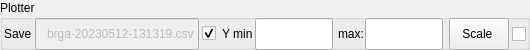
       <widget class="QGroupBox" name="groupBox_3">
        <property name="sizePolicy">
         <sizepolicy hsizetype="Fixed" vsizetype="Fixed">
          <horstretch>0</horstretch>
          <verstretch>0</verstretch>
         </sizepolicy>
        </property>
        <property name="minimumSize">
         <size>
          <width>530</width>
          <height>50</height>
         </size>
        </property>
        <property name="maximumSize">
         <size>
          <width>530</width>
          <height>50</height>
         </size>
        </property>
        <property name="styleSheet">
         <string notr="true">border-top-color: qlineargradient(spread:pad, x1:0, y1:0, x2:1, y2:0, stop:0 rgba(0, 0, 0, 255), stop:1 rgba(255, 255, 255, 255));</string>
        </property>
        <property name="title">
         <string>Plotter</string>
        </property>
        <property name="flat">
         <bool>true</bool>
        </property>
        <widget class="QLabel" name="labelSaveTo">
         <property name="geometry">
          <rect>
           <x>4</x>
           <y>23</y>
           <width>30</width>
           <height>21</height>
          </rect>
         </property>
         <property name="sizePolicy">
          <sizepolicy hsizetype="Fixed" vsizetype="Fixed">
           <horstretch>0</horstretch>
           <verstretch>0</verstretch>
          </sizepolicy>
         </property>
         <property name="minimumSize">
          <size>
           <width>30</width>
           <height>21</height>
          </size>
         </property>
         <property name="maximumSize">
          <size>
           <width>35</width>
           <height>21</height>
          </size>
         </property>
         <property name="text">
          <string>Save</string>
         </property>
        </widget>
        <widget class="QLineEdit" name="lineEditFileDataSave">
         <property name="enabled">
          <bool>false</bool>
         </property>
         <property name="geometry">
          <rect>
           <x>35</x>
           <y>18</y>
           <width>164</width>
           <height>32</height>
          </rect>
         </property>
         <property name="minimumSize">
          <size>
           <width>164</width>
           <height>32</height>
          </size>
         </property>
         <property name="maximumSize">
          <size>
           <width>164</width>
           <height>32</height>
          </size>
         </property>
         <property name="toolTip">
          <string>Data save file</string>
         </property>
         <property name="statusTip">
          <string>Data save to file</string>
         </property>
         <property name="text">
          <string>brga-20230512-131319.csv</string>
         </property>
         <property name="alignment">
          <set>Qt::AlignRight|Qt::AlignTrailing|Qt::AlignVCenter</set>
         </property>
        </widget>
        <widget class="QLabel" name="labelScaleY">
         <property name="geometry">
          <rect>
           <x>222</x>
           <y>23</y>
           <width>30</width>
           <height>21</height>
          </rect>
         </property>
         <property name="minimumSize">
          <size>
           <width>30</width>
           <height>21</height>
          </size>
         </property>
         <property name="maximumSize">
          <size>
           <width>30</width>
           <height>21</height>
          </size>
         </property>
         <property name="text">
          <string>Y min:</string>
         </property>
        </widget>
        <widget class="QLineEdit" name="lineEditAxYMin">
         <property name="enabled">
          <bool>true</bool>
         </property>
         <property name="geometry">
          <rect>
           <x>255</x>
           <y>18</y>
           <width>78</width>
           <height>32</height>
          </rect>
         </property>
         <property name="sizePolicy">
          <sizepolicy hsizetype="Fixed" vsizetype="Fixed">
           <horstretch>0</horstretch>
           <verstretch>0</verstretch>
          </sizepolicy>
         </property>
         <property name="minimumSize">
          <size>
           <width>78</width>
           <height>32</height>
          </size>
         </property>
         <property name="maximumSize">
          <size>
           <width>78</width>
           <height>32</height>
          </size>
         </property>
         <property name="toolTip">
          <string>min value axis Y</string>
         </property>
         <property name="statusTip">
          <string>min value axis Y</string>
         </property>
         <property name="alignment">
          <set>Qt::AlignRight|Qt::AlignTrailing|Qt::AlignVCenter</set>
         </property>
        </widget>
        <widget class="QLabel" name="labelMax">
         <property name="geometry">
          <rect>
           <x>338</x>
           <y>23</y>
           <width>25</width>
           <height>21</height>
          </rect>
         </property>
         <property name="maximumSize">
          <size>
           <width>25</width>
           <height>21</height>
          </size>
         </property>
         <property name="frameShape">
          <enum>QFrame::NoFrame</enum>
         </property>
         <property name="text">
          <string>max:</string>
         </property>
        </widget>
        <widget class="QLineEdit" name="lineEditAxYMax">
         <property name="enabled">
          <bool>true</bool>
         </property>
         <property name="geometry">
          <rect>
           <x>365</x>
           <y>18</y>
           <width>78</width>
           <height>32</height>
          </rect>
         </property>
         <property name="sizePolicy">
          <sizepolicy hsizetype="Fixed" vsizetype="Fixed">
           <horstretch>0</horstretch>
           <verstretch>0</verstretch>
          </sizepolicy>
         </property>
         <property name="minimumSize">
          <size>
           <width>78</width>
           <height>32</height>
          </size>
         </property>
         <property name="maximumSize">
          <size>
           <width>78</width>
           <height>32</height>
          </size>
         </property>
         <property name="toolTip">
          <string>max value axis Y</string>
         </property>
         <property name="statusTip">
          <string>max value axis Y</string>
         </property>
         <property name="alignment">
          <set>Qt::AlignRight|Qt::AlignTrailing|Qt::AlignVCenter</set>
         </property>
        </widget>
        <widget class="QPushButton" name="pushBScale">
         <property name="geometry">
          <rect>
           <x>449</x>
           <y>18</y>
           <width>60</width>
           <height>32</height>
          </rect>
         </property>
         <property name="sizePolicy">
          <sizepolicy hsizetype="Fixed" vsizetype="Fixed">
           <horstretch>0</horstretch>
           <verstretch>0</verstretch>
          </sizepolicy>
         </property>
         <property name="minimumSize">
          <size>
           <width>60</width>
           <height>32</height>
          </size>
         </property>
         <property name="maximumSize">
          <size>
           <width>60</width>
           <height>32</height>
          </size>
         </property>
         <property name="toolTip">
          <string>Scale axis Y</string>
         </property>
         <property name="statusTip">
          <string>Scale axis Y</string>
         </property>
         <property name="layoutDirection">
          <enum>Qt::LeftToRight</enum>
         </property>
         <property name="text">
          <string>Scale </string>
         </property>
         <property name="checkable">
          <bool>false</bool>
         </property>
         <property name="flat">
          <bool>false</bool>
         </property>
        </widget>
        <widget class="QCheckBox" name="checkBAutoNameFile">
         <property name="geometry">
          <rect>
           <x>202</x>
           <y>23</y>
           <width>18</width>
           <height>21</height>
          </rect>
         </property>
         <property name="sizePolicy">
          <sizepolicy hsizetype="Fixed" vsizetype="Fixed">
           <horstretch>0</horstretch>
           <verstretch>0</verstretch>
          </sizepolicy>
         </property>
         <property name="minimumSize">
          <size>
           <width>18</width>
           <height>21</height>
          </size>
         </property>
         <property name="maximumSize">
          <size>
           <width>18</width>
           <height>21</height>
          </size>
         </property>
         <property name="toolTip">
          <string>Auto set name file for save data [brga_YYMMDD-hhmmss]</string>
         </property>
         <property name="statusTip">
          <string>Auto save settings</string>
         </property>
         <property name="text">
          <string/>
         </property>
         <property name="checked">
          <bool>true</bool>
         </property>
        </widget>
        <widget class="QCheckBox" name="checkBAutoScale">
         <property name="geometry">
          <rect>
           <x>512</x>
           <y>24</y>
           <width>18</width>
           <height>21</height>
          </rect>
         </property>
         <property name="sizePolicy">
          <sizepolicy hsizetype="Fixed" vsizetype="Fixed">
           <horstretch>0</horstretch>
           <verstretch>0</verstretch>
          </sizepolicy>
         </property>
         <property name="minimumSize">
          <size>
           <width>18</width>
           <height>21</height>
          </size>
         </property>
         <property name="maximumSize">
          <size>
           <width>18</width>
           <height>21</height>
          </size>
         </property>
         <property name="toolTip">
          <string>Auto scale</string>
         </property>
         <property name="statusTip">
          <string>Auto scale</string>
         </property>
         <property name="text">
          <string/>
         </property>
        </widget>
       </widget>
